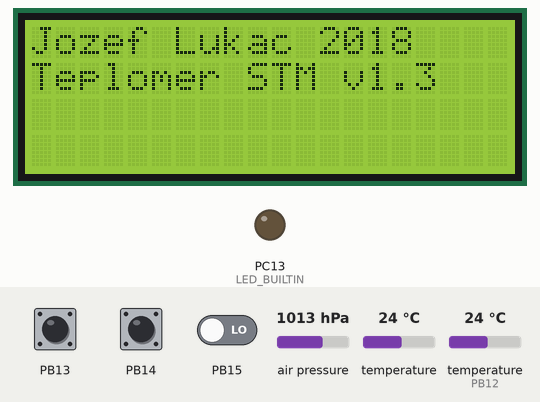
This sketch was run on a simulated STM32 Blue Pill. Shown: 20×4 character LCD, output pins drawn as LEDs (lit = HIGH). Inputs (shaded band) come from the test bench; at power-on: PB13 LOW, PB14 LOW, PB15 LOW, air pressure 1013 hPa, temperature 24 °C, temperature (sensor on PB12) 24 °C.

Above: at 1.3 s.
1.4 s: PB13 driven HIGH
At 3.5 s:
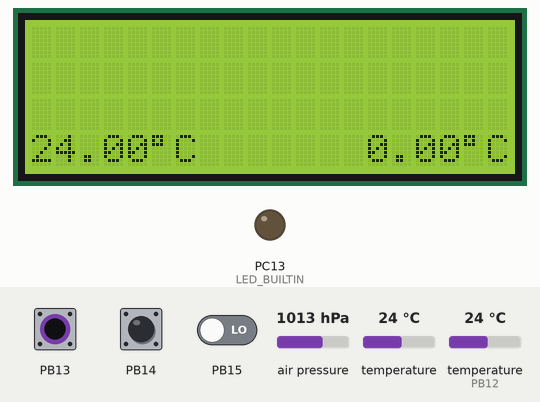
3.8 s: PB14 driven HIGH
At 4.6 s:
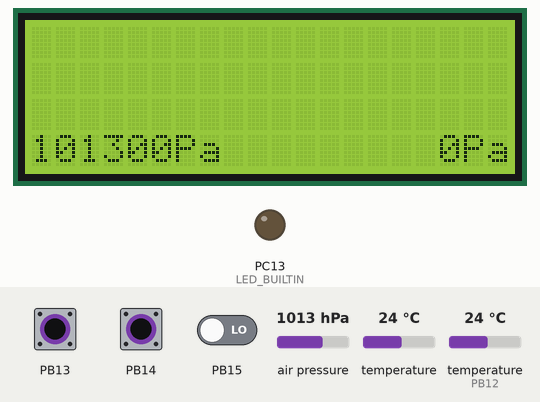
5.4 s: PB15 driven HIGH
At 5.9 s:
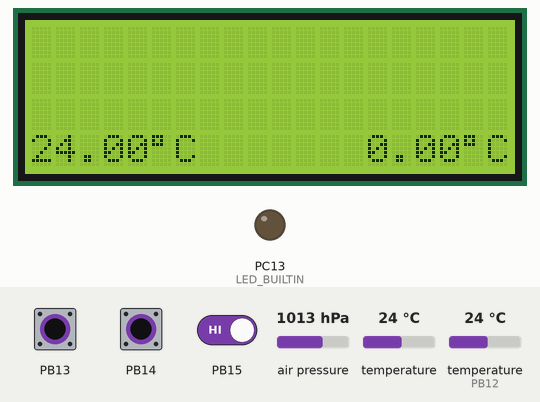
7.0 s: PB13 pulsed LOW 5 times (0.12 s each, 0.3 s apart)
At 7.7 s:
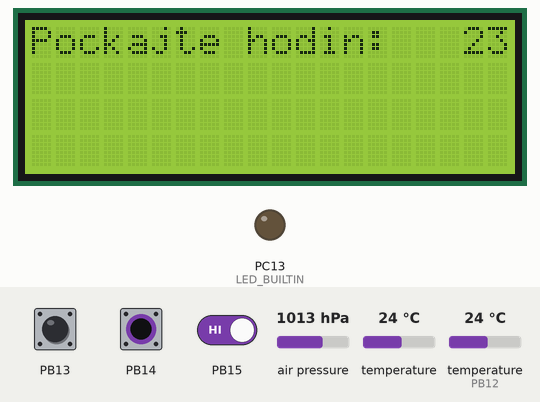
10.0 s: PB14 pulsed LOW 5 times (0.12 s each, 0.3 s apart)
At 10.98 s:
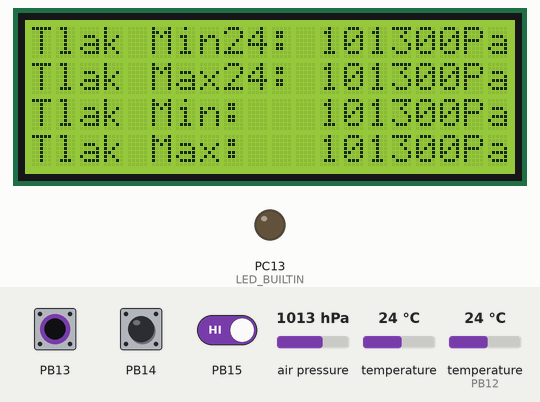
Timing chart, 0 to 13.0 s (numbered marks = the images above; inputs shaded):
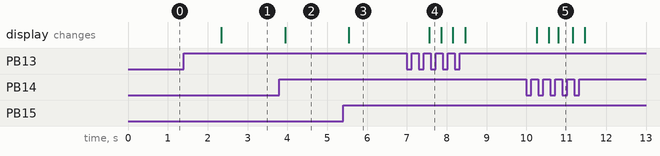

The sketch:

WeatherStation.ino
```cpp
#include "Ds18b20.h"
#include "LiquidCrystal_I2C.h"
#include <inttypes.h>
#include "BarChars.h"
#include "ValueMonitor.h"
#include "LoopTimer.h"
#include "LiquidCrystalChart.h"
#include "Button.h"
#include "Adafruit_BMP280.h"
#include <array>

Adafruit_BMP280* bmp = new Adafruit_BMP280();
Ds18b20* outsideTemp = new Ds18b20(PB12);
LiquidCrystal_I2C* lcd = new LiquidCrystal_I2C(0x3F, 20, 4);
const uint8_t DAY_SAMPLES = 240; // sample each six minute for a whole day
const uint8_t DISPLAY_BARS = 20;
const uint8_t DISPLAY_ROWS = 4;
const uint8_t MENU_SCREENS = 4;
BarChars* barChar =  new BarChars(*lcd);
LiquidCrystalChart* chartBar = new LiquidCrystalChart(*lcd, *barChar, 0, 0, 3, DISPLAY_BARS);
LiquidCrystalChart* chartBarSmall = new LiquidCrystalChart(*lcd, *barChar, 0, 2, 2, DISPLAY_BARS);
ValueMonitor* outTempMonitor = new ValueMonitor(DAY_SAMPLES);
ValueMonitor* pressureMonitor = new ValueMonitor(DAY_SAMPLES);
ValueMonitor* inTempMonitor = new ValueMonitor(DAY_SAMPLES);
LoopTimer* measure = new LoopTimer(360000); //360000
LoopTimer* control = new LoopTimer(25000);  //10000
Button* buttTemp = new Button(PB15);
Button* buttPress = new Button(PB14);
Button* buttHumi = new Button(PB13);
uint8_t menuPosition = 0; // pages
uint8_t menuParameter = 0; // 0 = temp out, 1 = pressure, 2 = temp in

bool firstRun = true;
std::array<uint8_t, DISPLAY_BARS> chartInTemp;
std::array<uint8_t, DISPLAY_BARS> chartInTempMedian;
std::array<uint8_t, DISPLAY_BARS> chartOutTemp;
std::array<uint8_t, DISPLAY_BARS> chartOutTempMedian;
std::array<uint8_t, DISPLAY_BARS> chartPressure;
std::array<uint8_t, DISPLAY_BARS> chartPressureMedian;

#define KEY(a,b)  ((a<<8) | b)

void setup(void)
{

    pinMode(LED_BUILTIN, OUTPUT);
    bmp->begin();
    lcd->begin();
    barChar->createBarLevels();
    Serial.begin(9600);
    chartInTemp.fill(0);
    chartInTempMedian.fill(0);
    chartOutTemp.fill(0);
    chartOutTempMedian.fill(0);
    chartPressure.fill(0);
    chartPressureMedian.fill(0);
}


void loop(void)
{
  bool measureUpdate = false;
  showBeginScreenProcedure();

  if(measure->timer()) //TODO not update when user button movement
  {
    hourUpdate();
    measureUpdate = true;
  }

  if(buttonMenuMovementLogic() || measureUpdate)
  {
    backlightLogic();
    if(menuPosition == 0)
      showTempOutMainScreen();
    else if(KEY(menuParameter, menuPosition) == KEY(0,1))
      showTempOutMainScreen();
    else if(KEY(menuParameter, menuPosition) == KEY(1,1))
      showPressureMainScreen();
    else if(KEY(menuParameter, menuPosition) == KEY(2,1))
      showTempInMainScreen();
    else if(KEY(menuParameter, menuPosition) == KEY(0,2))
      showTempOutDayComparationScreen();
    else if(KEY(menuParameter, menuPosition) == KEY(1,2))
      showPressDayComparationScreen();
    else if(KEY(menuParameter, menuPosition) == KEY(2,2))
      showTempInDayComparationScreen();
    else if(KEY(menuParameter, menuPosition) == KEY(0,3))
      showMinMaxTempOutScreen();
    else if(KEY(menuParameter, menuPosition) == KEY(1,3))
      showMinMaxPressScreen();
    else if(KEY(menuParameter, menuPosition) == KEY(2,3))
      showMinMaxTempInScreen();
    else
      showInfoScreen();
  }
}

void showBeginScreenProcedure()
{
  if(firstRun)
  {
    lcd->backlight();
    showWelcomeScreen();
    delay(2000); // mainly delay is requried DS18B20 get error 85 degrees at the power boot;
    lcd->noBacklight();
    firstRun = false;
  }
}

bool buttonMenuMovementLogic()
{
  bool updateScreen = false;
  bool pressedTemp = buttTemp->isPressed();
  bool pressedPress = buttPress->isPressed();
  bool pressedHumi= buttHumi->isPressed();

  if(menuPosition >= MENU_SCREENS)
    menuPosition = 0;

  if(control->timer())
  {
    menuPosition = 0;
    menuParameter = 0;
    updateScreen = true;
  }

  if(pressedTemp || pressedPress || pressedHumi)
  {
    control->resetTimer();
    updateScreen = true;

    if(pressedTemp)
    {
      if(menuParameter == 0)
        menuPosition++;
      else
      {
        menuPosition = 1;
        menuParameter = 0;
      }
    }
    else if(pressedPress)
    {
      if(menuParameter == 1)
        menuPosition++;
      else
      {
        menuPosition = 1;
        menuParameter = 1;
      }
    }
    else if(pressedHumi)
    {
      if(menuParameter == 2)
        menuPosition++;
      else
      {
        menuPosition = 1;
        menuParameter = 2;
      }
    }
  }
  return updateScreen;
}

void backlightLogic()
{
  if(menuPosition > 0)
    lcd->backlight();
  else
    lcd->noBacklight();
}

void hourUpdate()
{
  outTempMonitor->setNewValue(outsideTemp->getCelsiusTemp(0));
  pressureMonitor->setNewValue(bmp->readPressure());
  inTempMonitor->setNewValue(bmp->readTemperature()); //TODO how to median graph

  outTempMonitor->calculateScaledValuesToChart(chartOutTemp, DISPLAY_BARS);
  outTempMonitor->calculateScaledValuesToChart(chartOutTempMedian, DISPLAY_BARS, ValueMonitor::MW_MEDIAN_DATA);
  pressureMonitor->calculateScaledValuesToChart(chartPressure, DISPLAY_BARS);
  pressureMonitor->calculateScaledValuesToChart(chartPressureMedian, DISPLAY_BARS, ValueMonitor::MW_MEDIAN_DATA);
  inTempMonitor->calculateScaledValuesToChart(chartInTemp, DISPLAY_BARS);
  inTempMonitor->calculateScaledValuesToChart(chartInTempMedian, DISPLAY_BARS, ValueMonitor::MW_MEDIAN_DATA);
}

void showTempOutMainScreen()
{
   chartBar->plotChart(chartOutTemp);
   showCelsiusTemperatureLeft(0, 3, outTempMonitor->getCurrentValue());
   clearChars(8,11,3);
   showCelsiusTemperatureRight(12, 3, outTempMonitor->getDifferenceValue());
}

void showPressureMainScreen()
{
   chartBar->plotChart(chartPressure);
   showPressureLeft(0, 3, pressureMonitor->getCurrentValue());
   clearChars(8,11,3);
   showPressureRight(12, 3, pressureMonitor->getDifferenceValue());
}

void showTempInMainScreen()
{
   chartBar->plotChart(chartInTemp);
   showCelsiusTemperatureLeft(0, 3, inTempMonitor->getCurrentValue());
   clearChars(8,11,3);
   showCelsiusTemperatureRight(12, 3, inTempMonitor->getDifferenceValue());
}

void showMinMaxTempOutScreen()
{
  lcd->setCursor(0,0);
  lcd->printstr("Vonku Min24:");
  showCelsiusTemperatureRight(12, 0, outTempMonitor->getMinValue());

  lcd->setCursor(0,1);
  lcd->printstr("Vonku Max24:");
  showCelsiusTemperatureRight(12, 1, outTempMonitor->getMaxValue());

  lcd->setCursor(0,2);
  lcd->printstr("Vonku Min:  ");
  showCelsiusTemperatureRight(12, 2, outTempMonitor->getLongTermMinValue());

  lcd->setCursor(0,3);
  lcd->printstr("Vonku Max:  ");
  showCelsiusTemperatureRight(12, 3, outTempMonitor->getLongTermMaxValue());
}

void showMinMaxPressScreen()
{
  lcd->setCursor(0,0);
  lcd->printstr("Tlak Min24: ");
  showPressureRight(12, 0, pressureMonitor->getMinValue());

  lcd->setCursor(0,1);
  lcd->printstr("Tlak Max24: ");
  showPressureRight(12, 1, pressureMonitor->getMaxValue());

  lcd->setCursor(0,2);
  lcd->printstr("Tlak Min:   ");
  showPressureRight(12, 2, pressureMonitor->getLongTermMinValue());

  lcd->setCursor(0,3);
  lcd->printstr("Tlak Max:   ");
  showPressureRight(12, 3, pressureMonitor->getLongTermMaxValue());
}

void showMinMaxTempInScreen()
{
  lcd->setCursor(0,0);
  lcd->printstr("Dnu Min24:  ");
  showCelsiusTemperatureRight(12, 0, inTempMonitor->getMinValue());

  lcd->setCursor(0,1);
  lcd->printstr("Dnu Max24:  ");
  showCelsiusTemperatureRight(12, 1, inTempMonitor->getMaxValue());

  lcd->setCursor(0,2);
  lcd->printstr("Dnu Minimal:");
  showCelsiusTemperatureRight(12, 2, inTempMonitor->getLongTermMinValue());

  lcd->setCursor(0,3);
  lcd->printstr("Dnu Maximal:");
  showCelsiusTemperatureRight(12, 3, inTempMonitor->getLongTermMaxValue());
}

void showInfoScreen()
{
  lcd->setCursor(0,0);
  lcd->printstr("Merania:");
  uint8_t digits = numDigits(outTempMonitor->getValuesCount());
  clearChars(8, DISPLAY_BARS - digits, 0);
  lcd->setCursor(DISPLAY_BARS - digits, 0);
  lcd->print(outTempMonitor->getValuesCount());

  lcd->setCursor(0,1);
  lcd->printstr("MeraDni:");
  uint32_t days = outTempMonitor->getValuesCount() / DAY_SAMPLES;
  digits = numDigits(days);
  clearChars(8, DISPLAY_BARS - digits, 1);
  lcd->setCursor(DISPLAY_BARS - digits, 1);
  lcd->print(days);
  clearChars(0, 19, 2);
  clearChars(0, 19, 3);
}

void showTempOutDayComparationScreen()
{
  lcd->setCursor(0,0);
  float dayDiffTemp = 0;
  if(dayComparationScreen(*outTempMonitor, dayDiffTemp))
  {
    showCelsiusTemperatureLeft(0, 0, outTempMonitor->getCurrentValue(ValueMonitor::MW_MEDIAN_DATA));
    clearChars(8,11,0);
    showCelsiusTemperatureRight(12, 0, outTempMonitor->getDifferenceValue(ValueMonitor::MW_MEDIAN_DATA));
    lcd->setCursor(0,1);
    if(dayDiffTemp > 0)
      lcd->printstr("Dnes lepsie:");
    else if(dayDiffTemp == 0)
      lcd->printstr("Dnes zhodne:");
    else
    {
      lcd->printstr("Dnes zimsie:");
      dayDiffTemp *= -1;
    }
    showCelsiusTemperatureRight(12, 1, dayDiffTemp);
    chartBarSmall->plotChart(chartOutTempMedian);
  }
  else
    show24wait();
}

void showPressDayComparationScreen()
{
  lcd->setCursor(0,0);
  float dayDiffTemp = 0;
  if(dayComparationScreen(*pressureMonitor, dayDiffTemp))
  {
    showPressureLeft(0, 0, pressureMonitor->getCurrentValue(ValueMonitor::MW_MEDIAN_DATA));
    clearChars(8,11,0);
    showPressureRight(12, 0, pressureMonitor->getDifferenceValue(ValueMonitor::MW_MEDIAN_DATA));
    lcd->setCursor(0,1);

    if(dayDiffTemp > 0)
      lcd->printstr("Dnes vyssi: ");
    else if(dayDiffTemp == 0)
      lcd->printstr("Dnes zhodne:");
    else
    {
      lcd->printstr("Dnes nizsi: ");
      dayDiffTemp *= -1;
    }
    showPressureRight(12, 1, dayDiffTemp);
    chartBarSmall->plotChart(chartPressureMedian);
  }
  else
    show24wait();
}

void showTempInDayComparationScreen()
{
  lcd->setCursor(0,0);
  float dayDiffTemp = 0;
  if(dayComparationScreen(*inTempMonitor, dayDiffTemp))
  {
    showCelsiusTemperatureLeft(0, 0, inTempMonitor->getCurrentValue(ValueMonitor::MW_MEDIAN_DATA));
    clearChars(8,11,0);
    showCelsiusTemperatureRight(12, 0, inTempMonitor->getDifferenceValue(ValueMonitor::MW_MEDIAN_DATA));
    lcd->setCursor(0,1);

    if(dayDiffTemp > 0)
      lcd->printstr("Dnes lepsie:");
    else if(dayDiffTemp == 0)
      lcd->printstr("Dnes zhodne:");
    else
    {
      lcd->printstr("Dnes zimsie:");
      dayDiffTemp *= -1;
    }
    showCelsiusTemperatureRight(12, 1, dayDiffTemp);
    chartBarSmall->plotChart(chartInTempMedian);
  }
  else
    show24wait();
}

void show24wait()
{
  lcd->printstr("Pockajte hodin:");
  uint32_t hours = (DAY_SAMPLES - outTempMonitor->getValuesCount())/ 10;
  uint8_t digits = numDigits(hours);
  clearChars(15, DISPLAY_BARS - digits, 0);
  lcd->setCursor(DISPLAY_BARS - digits, 0);
  lcd->print(hours);
  clearChars(0, 19, 1);
  clearChars(0, 19, 2);
  clearChars(0, 19, 3);
}

bool dayComparationScreen(const ValueMonitor& valueMonitor, float& dayDiff)
{
  lcd->setCursor(0,0);
  float current = 0;
  if(valueMonitor.getValue(0, current, ValueMonitor::MW_MEDIAN_DATA))
  {
    float dayBefore = 0; 					  //first median data present after 24h
  	if(!valueMonitor.getLastValue(dayBefore, ValueMonitor::MW_MEDIAN_DATA))
  	{
	 	  valueMonitor.getValue(0, current);    //after 24h are not present all medians
		  valueMonitor.getLastValue(dayBefore); //than show only raw values next 24h
	  }
	  dayDiff = current - dayBefore;
	  return true;
  }
  else
  {
    return false; // wait 24 hours
  }
}

void showWelcomeScreen()
{
  lcd->setCursor(0,0);
  lcd->printstr("Jozef Lukac 2018");
  lcd->setCursor(0,1);
  lcd->printstr("Teplomer STM v1.3");
}

void showCelsiusTemperatureLeft(uint8_t xCursor, const uint8_t yCursor, const float& temperature)
{
   uint8_t space = 0;
   lcd->setCursor(xCursor,yCursor);
   lcd->print(temperature);
   xCursor += 4;
   if((10.00 <= temperature) || (-10.00 < temperature && temperature < 0))
     space++;
   else if(temperature <= -10.00)
     space += 2;
   xCursor += space;
   lcd->setCursor(xCursor, yCursor);
   lcd->print((char)0xDF);
   xCursor++;
   lcd->setCursor(xCursor, yCursor);
   lcd->print((char)0x43);
   xCursor++;
   clearChars(xCursor, xCursor + (2 - space), yCursor);
}

void showCelsiusTemperatureRight(uint8_t xCursor, const uint8_t yCursor, const float& temperature)
{
   uint8_t whiteSpace = 0;
   if((10.00 <= temperature) || (-10.00 < temperature && temperature < 0))
     whiteSpace++;
   else if(0 <= temperature && temperature < 10.00)
     whiteSpace += 2;
   clearChars(xCursor, xCursor + whiteSpace, yCursor);
   lcd->setCursor(xCursor + whiteSpace, yCursor);
   lcd->print(temperature);
   lcd->setCursor(xCursor + 6, yCursor);
   lcd->print((char)0xDF);
   lcd->setCursor(xCursor + 7, yCursor);
   lcd->print((char)0x43);
}

void showPressureLeft(uint8_t xCursor, const uint8_t yCursor, const float& pressure)
{
  uint8_t digits = numDigits(pressure);
  lcd->setCursor(xCursor, yCursor);
  lcd->print(static_cast<int>(pressure));
  lcd->setCursor(xCursor + digits, yCursor);
  lcd->printstr("Pa");
  clearChars(xCursor + digits + 2, xCursor + 8, yCursor);
}

void showPressureRight(uint8_t xCursor, const uint8_t yCursor, const float& pressure)
{

  uint8_t digits = numDigits(pressure);
  lcd->setCursor(xCursor + 6 - digits, yCursor);
  lcd->print(static_cast<int>(pressure));
  clearChars(xCursor, xCursor + 5 - digits, yCursor);
  lcd->setCursor(xCursor + 6, yCursor);
  lcd->printstr("Pa");
}

void clearChars(const uint8_t fromX, const uint8_t toX, const uint8_t line)
{
  for(uint8_t i = fromX; i <= toX; ++i)
  {
    lcd->setCursor(i, line);
    lcd->print((char)0x20);
  }
}

uint8_t numDigits(uint32_t x)
{
    return (x < 10 ? 1 :
        (x < 100 ? 2 :
        (x < 1000 ? 3 :
        (x < 10000 ? 4 :
        (x < 100000 ? 5 :
        (x < 1000000 ? 6 :
        (x < 10000000 ? 7 :
        (x < 100000000 ? 8 :
        (x < 1000000000 ? 9 :
        10)))))))));
}
```

BarChars.cpp
```cpp
#include "BarChars.h"

/////////////////////////////////////////////////////////
/// BarChars
/// generate and display bar chars at the display hd44780
/////////////////////////////////////////////////////////

BarChars::BarChars(LiquidCrystal_I2C& lcd) : mLcd(lcd), mCHAR_COUNT(7), mCHAR_Y_DIMENSION(8)
{
  mCharLevels = new uint8_t[mCHAR_COUNT * mCHAR_Y_DIMENSION];  // used simple vector than two dimensional allocation
}

BarChars::~BarChars()
{
  delete(mCharLevels);
}

/////////////////////////////////////////////////////////
/// createBarLevels
/// generate chars in the memory for custom chars
/// create chars through liquid crystal class
/////////////////////////////////////////////////////////

void BarChars::createBarLevels()
{
  for(uint8_t level = 0; level < mCHAR_COUNT; ++level)
  {
    for(uint8_t y = 0; y < mCHAR_Y_DIMENSION; ++y)
    {
      if(mCHAR_COUNT - level <= y)
        mCharLevels[mCHAR_Y_DIMENSION*level+y] = 0xFF;
      else
        mCharLevels[mCHAR_Y_DIMENSION*level+y] = 0x00;
    }
    mLcd.createChar(level, &mCharLevels[mCHAR_Y_DIMENSION * level]);
  }
}

/////////////////////////////////////////////////////////
/// writeBarLevel
/// write selected level custom char on the display
/////////////////////////////////////////////////////////

void BarChars::writeBarLevel(const uint8_t level)
{
  if(level == 0)       //save up the custom characters for empty and full worth
    mLcd.write(0x20);
  else if(level >= mCHAR_Y_DIMENSION)
    mLcd.write(0xFF);
  else
  {
    mLcd.write(static_cast<uint8_t>(level-1));
  }
}

uint8_t BarChars::getCharVerticalDimension()
{
  return mCHAR_Y_DIMENSION;
}
```

BarChars.h
```cpp
#ifndef BARCHARS_H
#define BARCHARS_H

#include <inttypes.h>
#include "LiquidCrystal_I2C.h"

/////////////////////////////////////////////////////////
/// BarChars
/// generate and display bar chars at the display hd44780
/////////////////////////////////////////////////////////

class BarChars {
  public:
    BarChars(LiquidCrystal_I2C& lcd);
    ~BarChars();
    void createBarLevels();
    void writeBarLevel(const uint8_t level);
    uint8_t getCharVerticalDimension();

  private:
    BarChars(const BarChars& paste);
    LiquidCrystal_I2C& mLcd;
    uint8_t* mCharLevels;
    const uint8_t mCHAR_COUNT;
    const uint8_t mCHAR_Y_DIMENSION;
};

#endif
```

Button.cpp
```cpp
#include <Arduino.h>
#include "Button.h"


Button::Button(uint8_t buttonPin)
{
  mPin = buttonPin;
  pinMode(mPin,INPUT);
  mPreviousButtonStatus = false;
  mOnOffStatus = false;
}

/////////////////////////////////////////////////////////
/// isPressed
/// detect button momentary activity known as "press"
/////////////////////////////////////////////////////////
bool Button::isPressed(void)
{
  bool statusButton = digitalRead(mPin);
  if((statusButton == true) && (mPreviousButtonStatus == false))
  {
    mPreviousButtonStatus = statusButton;
    return true;
  }
  else
  {
    mPreviousButtonStatus = statusButton;
    return false;
  }
}

/////////////////////////////////////////////////////////
/// onOffState
/// based on momentary switch emulate On/Off switch
/////////////////////////////////////////////////////////
bool Button::onOffState()
{
  if(isPressed() == true)
  {
    if(mOnOffStatus)
      mOnOffStatus = false;
    else
      mOnOffStatus = true;
  }
  return mOnOffStatus;
}

/////////////////////////////////////////////////////////
/// isDown
/// berely detect finger force on button
/////////////////////////////////////////////////////////
bool Button::isDown()
{
  bool mPreviousButtonStatus = digitalRead(mPin);
  return mPreviousButtonStatus = digitalRead(mPin); //return as current status
}
```

Button.h
```cpp
#ifndef Button_h
#define Button_h

#include <inttypes.h>


class Button;
typedef void (*buttonEventHandler)(Button&);

class Button {
  public:
    Button(uint8_t buttonPin);

    bool isPressed();
    bool onOffState();
    bool isDown();

  private:
    uint8_t mPin;
    bool mPreviousButtonStatus;
    bool mOnOffStatus;
};

#endif
```

LoopTimer.cpp
```cpp
#include <Arduino.h>
#include "LoopTimer.h"

bool LoopTimer::timer()
{
  if(mFirstRun)
  {
    resetTimer();
    mFirstRun = false;
    return true;
  }
  uint32_t now = millis();
  if(now >= (mLastProceedTime + mDelay))
  {
    resetTimer();
    return true;
  }
  return false;
}

bool LoopTimer::resetTimer()
{
  mLastProceedTime = millis();
  return true;
}
```

Source omitted: Ds18b20.cpp (3255 bytes), Ds18b20.h (3062 bytes), LiquidCrystalChart.h (2901 bytes), LoopRecorder.h (3332 bytes), LoopTimer.h (515 bytes), ValueMonitor.cpp (3978 bytes), ValueMonitor.h (3925 bytes)

Measured:
- after the input at 1.4 s, the display: changes after 0.94 s (image 1)
- after the input at 3.8 s, the display: changes after 0.14 s (image 2)
- after the input at 5.4 s, the display: changes after 0.14 s (image 3)
- after the input at 7.0 s, the display: changes after 0.55 s (image 4)
- after the input at 10.0 s, the display: first changes after 0.26 s (image 5 shows a later state)
